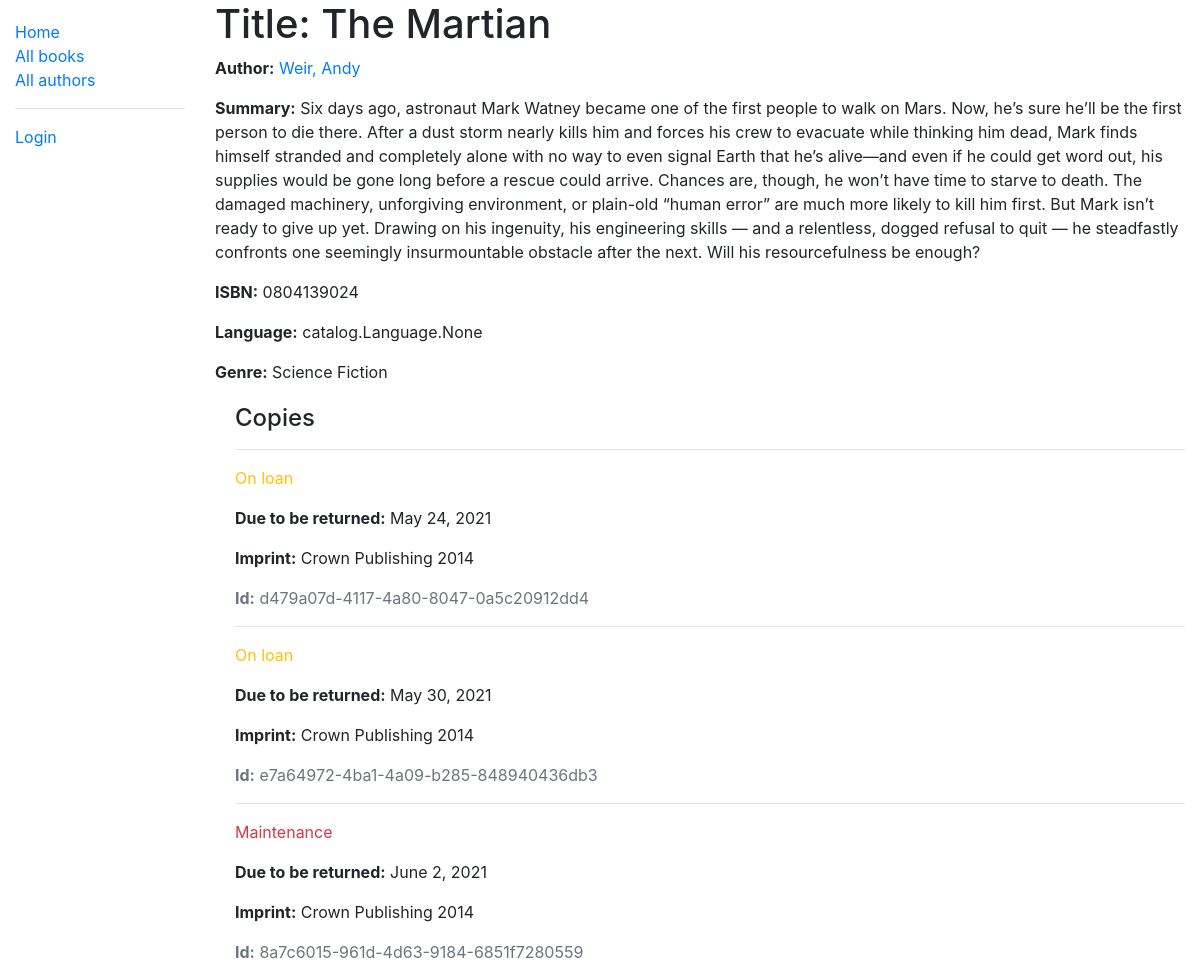
The page /catalog/book/1 on the database as committed earlier.
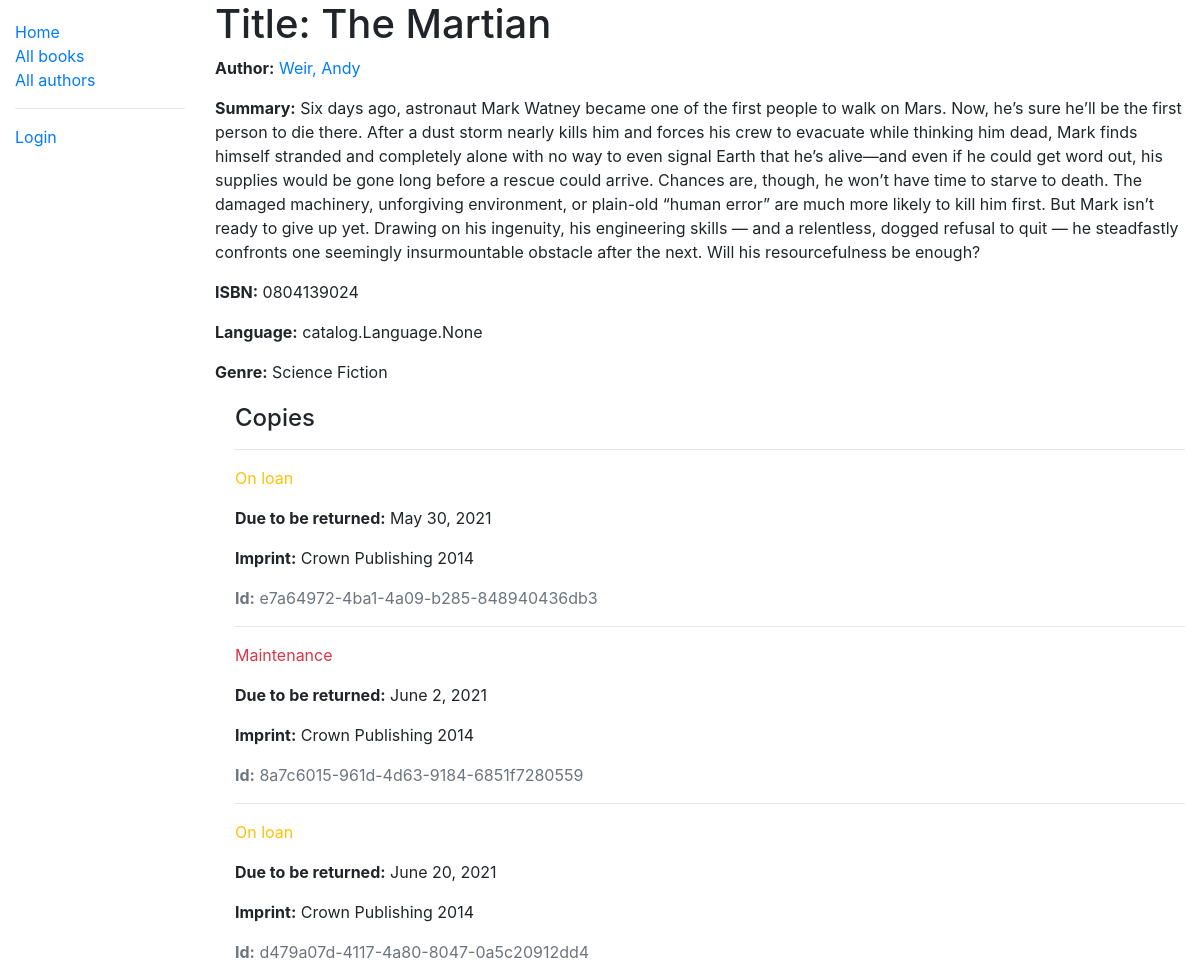
The same page on the database as committed later.
### catalog/models.py (models this page shows, shortened)
class Book(models.Model):
    title = models.CharField(max_length=200)
    author = models.ForeignKey('Author', on_delete=models.SET_NULL, null=True)
    summary = models.TextField(max_length=1000,
                               help_text='Enter brief description of book')
    isbn = models.CharField('ISBN', max_length=13,
                            unique=True,
                            help_text='13 Character <a href="https://www.isbn-international.org/content/what-isbn">ISBN number</a>')
    genre = models.ManyToManyField(Genre,
                                   help_text='Select genre for this book')
    language = models.ManyToManyField(Language,
                                   help_text='Select language book is written')
    def display_genre(self):
        """Create a string for the Genre. This is required to display genre in Admin."""
        return ', '.join(genre.name for genre in self.genre.all()[:3])
    display_genre.short_description = 'Genre'

class Author(models.Model):
    first_name = models.CharField(max_length=100)
    last_name = models.CharField(max_length=100)
    date_of_birth = models.DateField(null=True, blank=True)
    date_of_death = models.DateField('Died', null=True, blank=True)
    class Meta:
        ordering = ['last_name', 'first_name']
    def get_absolute_url(self):
        return reverse('author-detail', args=[str(self.id)])
    def __str__(self):
        return f'{self.last_name}, {self.first_name}'

class Genre(models.Model):
    name = models.CharField(max_length=200,
                            help_text='Enter book genre (e.g. Romance)')
    def __str__(self):
        return self.name

class BookInstance(models.Model):
    id = models.UUIDField(primary_key=True,
                          default=uuid.uuid4,
                          help_text='Unique ID for this book')
    book = models.ForeignKey('Book',
                             on_delete=models.RESTRICT,
                             null=True)
    imprint = models.CharField(max_length=200)
    due_back = models.DateField(null=True,
                                blank=True)
    borrower = models.ForeignKey(User,
                                 on_delete=models.SET_NULL,
                                 null=True, blank=True)
    LOAN_STATUS = (
        ('m', 'Maintenance'),
        ('o', 'On loan'),
        ('a', 'Available'),
        ('r', 'Reserved'),
    )
    status = models.CharField(
        max_length=1,
        choices=LOAN_STATUS,
        blank=True,
        default='m',
        help_text='Book availability',
    )
    class Meta:
        ordering = ['due_back']
        permissions = (("can_mark_returned", "Set book as returned"),)

### catalog/views.py (the view, shortened to what this page needs)
class BookDetailView(generic.DetailView):
    model = Book

### catalog/templates/catalog/book_detail.html
{% extends "base_generic.html" %}
{% block content %}
  <h1>Title: {{ book.title }}</h1>
  <p><strong>Author:</strong> <a href="{{ book.author.get_absolute_url }}">{{ book.author }}</a></p>
  <p><strong>Summary:</strong> {{ book.summary }}</p>
  <p><strong>ISBN:</strong> {{ book.isbn }}</p>
  <p><strong>Language:</strong> {{ book.language }}</p>
  <p><strong>Genre:</strong> {{ book.genre.all|join:", " }}</p>
  <div style="margin-left:20px;margin-top:20px">
    <h4>Copies</h4>
    {% for copy in book.bookinstance_set.all %}
      <hr>
      <p class="{% if copy.status == 'a' %}text-success{% elif copy.status == 'm' %}text-danger{% else %}text-warning{% endif %}">
        {{ copy.get_status_display }}
      </p>
      {% if copy.status != 'a' %}
        <p><strong>Due to be returned:</strong> {{ copy.due_back }}</p>
      {% endif %}
      <p><strong>Imprint:</strong> {{ copy.imprint }}</p>
      <p class="text-muted"><strong>Id:</strong> {{ copy.id }}</p>
    {% endfor %}
  </div>
{% endblock %}

### catalog/templates/base_generic.html (shortened to what this page needs)
<!DOCTYPE html>
<html lang="en">
<head>
  <link rel="stylesheet" href="https://cdn.jsdelivr.net/npm/bootstrap@4.5.3/dist/css/bootstrap.min.css">
  {% load static %}
  <link rel="stylesheet" href="{% static 'css/styles.css' %}">
</head>
<body>
  <div class="container-fluid">
    <div class="row">
      <div class="col-sm-2">
      {% block sidebar %}
        <ul class="sidebar-nav">
          <li><a href="{% url 'index' %}">Home</a></li>
          <li><a href="{% url 'books' %}">All books</a></li>
          <li><a href="{% url 'authors' %}">All authors</a></li>
          <hr/>
        {% if user.is_authenticated %}
           <li>User: {{ user.get_username }}</li>
           <li><a href="{% url 'my-borrowed' %}">Borrowed Books</a></li>
            <hr/>
           <li><a href="{% url 'logout'%}?next={{request.path}}">Logout</a></li>
            {% if perms.catalog.can_mark_returned %}
                <hr/>
                <p>Staff</p>
                <li><a href="{% url 'all-borrowed' %}">All Books</a></li>
            {% endif %}
        {% else %}
           <li><a href="{% url 'login'%}?next={{request.path}}">Login</a></li>
        {% endif %}
        </ul>
      {% endblock %}
      </div>
      <div class="col-sm-10 ">
        {% block content %}
        {% endblock %}
      </div>
    </div>
  </div>
</body>
</html>

### catalog/static/css/styles.css (style rules this page uses)
.sidebar-nav { margin-top: 20px; padding: 0; list-style: none; }

Rows that differ between the two databases and show on the page:
changed BookInstance "d479a07d-4117-4a80-8047-0a5c20912dd4": due_back "May 24, 2021" → "June 20, 2021"; moves down the list
